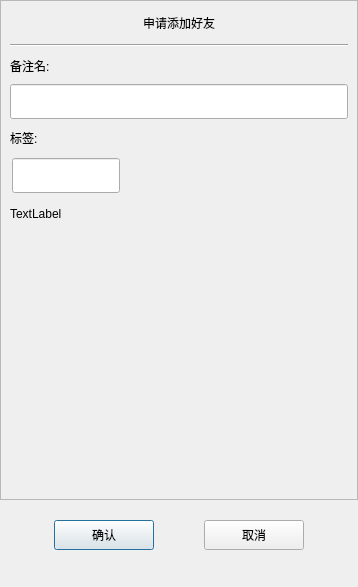
<?xml version="1.0" encoding="UTF-8"?>
<ui version="4.0">
 <class>AuthenFriend</class>
 <widget class="QDialog" name="AuthenFriend">
  <property name="geometry">
   <rect>
    <x>0</x>
    <y>0</y>
    <width>358</width>
    <height>587</height>
   </rect>
  </property>
  <property name="windowTitle">
   <string>Dialog</string>
  </property>
  <layout class="QVBoxLayout" name="verticalLayout">
   <property name="spacing">
    <number>0</number>
   </property>
   <property name="leftMargin">
    <number>0</number>
   </property>
   <property name="topMargin">
    <number>0</number>
   </property>
   <property name="rightMargin">
    <number>0</number>
   </property>
   <property name="bottomMargin">
    <number>0</number>
   </property>
   <item>
    <widget class="QScrollArea" name="scrollArea">
     <property name="minimumSize">
      <size>
       <width>0</width>
       <height>500</height>
      </size>
     </property>
     <property name="widgetResizable">
      <bool>true</bool>
     </property>
     <widget class="QWidget" name="scrollcontent">
      <property name="geometry">
       <rect>
        <x>0</x>
        <y>0</y>
        <width>356</width>
        <height>498</height>
       </rect>
      </property>
      <layout class="QVBoxLayout" name="verticalLayout_2">
       <property name="spacing">
        <number>0</number>
       </property>
       <property name="leftMargin">
        <number>0</number>
       </property>
       <property name="rightMargin">
        <number>0</number>
       </property>
       <item>
        <widget class="QLabel" name="apply_lb">
         <property name="minimumSize">
          <size>
           <width>0</width>
           <height>25</height>
          </size>
         </property>
         <property name="maximumSize">
          <size>
           <width>16777215</width>
           <height>25</height>
          </size>
         </property>
         <property name="text">
          <string>申请添加好友</string>
         </property>
         <property name="alignment">
          <set>Qt::AlignmentFlag::AlignCenter</set>
         </property>
        </widget>
       </item>
       <item>
        <widget class="QWidget" name="apply_wid" native="true">
         <layout class="QVBoxLayout" name="verticalLayout_3">
          <item>
           <widget class="Line" name="line">
            <property name="orientation">
             <enum>Qt::Orientation::Horizontal</enum>
            </property>
           </widget>
          </item>
          <item>
           <widget class="QLabel" name="label_2">
            <property name="minimumSize">
             <size>
              <width>0</width>
              <height>25</height>
             </size>
            </property>
            <property name="maximumSize">
             <size>
              <width>16777215</width>
              <height>25</height>
             </size>
            </property>
            <property name="text">
             <string>备注名:</string>
            </property>
           </widget>
          </item>
          <item>
           <widget class="CustomizeEdit" name="back_ed">
            <property name="minimumSize">
             <size>
              <width>0</width>
              <height>35</height>
             </size>
            </property>
            <property name="maximumSize">
             <size>
              <width>16777215</width>
              <height>35</height>
             </size>
            </property>
           </widget>
          </item>
          <item>
           <widget class="QLabel" name="label_3">
            <property name="minimumSize">
             <size>
              <width>0</width>
              <height>25</height>
             </size>
            </property>
            <property name="maximumSize">
             <size>
              <width>16777215</width>
              <height>25</height>
             </size>
            </property>
            <property name="text">
             <string>标签:</string>
            </property>
           </widget>
          </item>
          <item>
           <widget class="QWidget" name="lb_group_wid" native="true">
            <property name="minimumSize">
             <size>
              <width>0</width>
              <height>50</height>
             </size>
            </property>
            <layout class="QVBoxLayout" name="verticalLayout_4">
             <property name="spacing">
              <number>0</number>
             </property>
             <property name="leftMargin">
              <number>0</number>
             </property>
             <property name="topMargin">
              <number>0</number>
             </property>
             <property name="rightMargin">
              <number>0</number>
             </property>
             <property name="bottomMargin">
              <number>0</number>
             </property>
             <item>
              <widget class="QWidget" name="gridWidget" native="true">
               <property name="minimumSize">
                <size>
                 <width>0</width>
                 <height>40</height>
                </size>
               </property>
               <property name="maximumSize">
                <size>
                 <width>16777215</width>
                 <height>40</height>
                </size>
               </property>
               <widget class="CustomizeEdit" name="lb_ed">
                <property name="geometry">
                 <rect>
                  <x>2</x>
                  <y>2</y>
                  <width>108</width>
                  <height>35</height>
                 </rect>
                </property>
                <property name="sizeIncrement">
                 <size>
                  <width>0</width>
                  <height>35</height>
                 </size>
                </property>
               </widget>
              </widget>
             </item>
             <item>
              <widget class="QWidget" name="input_tip_wid" native="true">
               <property name="minimumSize">
                <size>
                 <width>0</width>
                 <height>35</height>
                </size>
               </property>
               <property name="maximumSize">
                <size>
                 <width>16777215</width>
                 <height>35</height>
                </size>
               </property>
               <layout class="QVBoxLayout" name="verticalLayout_5">
                <property name="spacing">
                 <number>0</number>
                </property>
                <property name="leftMargin">
                 <number>0</number>
                </property>
                <property name="topMargin">
                 <number>0</number>
                </property>
                <property name="rightMargin">
                 <number>0</number>
                </property>
                <property name="bottomMargin">
                 <number>0</number>
                </property>
                <item>
                 <widget class="ClickedOnceLabel" name="tip_lb">
                  <property name="text">
                   <string>TextLabel</string>
                  </property>
                 </widget>
                </item>
               </layout>
              </widget>
             </item>
            </layout>
           </widget>
          </item>
          <item>
           <widget class="QWidget" name="widget" native="true">
            <property name="minimumSize">
             <size>
              <width>0</width>
              <height>60</height>
             </size>
            </property>
            <layout class="QHBoxLayout" name="horizontalLayout_2">
             <property name="spacing">
              <number>7</number>
             </property>
             <property name="leftMargin">
              <number>0</number>
             </property>
             <property name="topMargin">
              <number>0</number>
             </property>
             <property name="rightMargin">
              <number>0</number>
             </property>
             <property name="bottomMargin">
              <number>0</number>
             </property>
             <item>
              <widget class="QWidget" name="lb_list" native="true">
               <property name="minimumSize">
                <size>
                 <width>287</width>
                 <height>50</height>
                </size>
               </property>
               <property name="maximumSize">
                <size>
                 <width>287</width>
                 <height>16777215</height>
                </size>
               </property>
              </widget>
             </item>
             <item>
              <widget class="QWidget" name="more_lb_wid" native="true">
               <layout class="QVBoxLayout" name="verticalLayout_6">
                <item>
                 <spacer name="verticalSpacer_3">
                  <property name="orientation">
                   <enum>Qt::Orientation::Vertical</enum>
                  </property>
                  <property name="sizeHint" stdset="0">
                   <size>
                    <width>20</width>
                    <height>40</height>
                   </size>
                  </property>
                 </spacer>
                </item>
                <item>
                 <widget class="ClickedOnceLabel" name="more_lb">
                  <property name="minimumSize">
                   <size>
                    <width>25</width>
                    <height>25</height>
                   </size>
                  </property>
                  <property name="maximumSize">
                   <size>
                    <width>25</width>
                    <height>25</height>
                   </size>
                  </property>
                  <property name="text">
                   <string/>
                  </property>
                 </widget>
                </item>
                <item>
                 <spacer name="verticalSpacer_4">
                  <property name="orientation">
                   <enum>Qt::Orientation::Vertical</enum>
                  </property>
                  <property name="sizeHint" stdset="0">
                   <size>
                    <width>20</width>
                    <height>40</height>
                   </size>
                  </property>
                 </spacer>
                </item>
               </layout>
              </widget>
             </item>
            </layout>
           </widget>
          </item>
         </layout>
        </widget>
       </item>
      </layout>
     </widget>
    </widget>
   </item>
   <item>
    <spacer name="verticalSpacer">
     <property name="orientation">
      <enum>Qt::Orientation::Vertical</enum>
     </property>
     <property name="sizeType">
      <enum>QSizePolicy::Policy::Fixed</enum>
     </property>
     <property name="sizeHint" stdset="0">
      <size>
       <width>20</width>
       <height>10</height>
      </size>
     </property>
    </spacer>
   </item>
   <item>
    <widget class="QWidget" name="apply_sure_wid" native="true">
     <property name="minimumSize">
      <size>
       <width>0</width>
       <height>50</height>
      </size>
     </property>
     <layout class="QHBoxLayout" name="horizontalLayout">
      <item>
       <spacer name="horizontalSpacer">
        <property name="orientation">
         <enum>Qt::Orientation::Horizontal</enum>
        </property>
        <property name="sizeHint" stdset="0">
         <size>
          <width>41</width>
          <height>20</height>
         </size>
        </property>
       </spacer>
      </item>
      <item>
       <widget class="ClickedBtn" name="sure_btn">
        <property name="minimumSize">
         <size>
          <width>100</width>
          <height>30</height>
         </size>
        </property>
        <property name="maximumSize">
         <size>
          <width>100</width>
          <height>30</height>
         </size>
        </property>
        <property name="text">
         <string>确认</string>
        </property>
       </widget>
      </item>
      <item>
       <spacer name="horizontalSpacer_2">
        <property name="orientation">
         <enum>Qt::Orientation::Horizontal</enum>
        </property>
        <property name="sizeHint" stdset="0">
         <size>
          <width>42</width>
          <height>20</height>
         </size>
        </property>
       </spacer>
      </item>
      <item>
       <widget class="ClickedBtn" name="cancel_btn">
        <property name="minimumSize">
         <size>
          <width>100</width>
          <height>30</height>
         </size>
        </property>
        <property name="maximumSize">
         <size>
          <width>100</width>
          <height>30</height>
         </size>
        </property>
        <property name="text">
         <string>取消</string>
        </property>
       </widget>
      </item>
      <item>
       <spacer name="horizontalSpacer_3">
        <property name="orientation">
         <enum>Qt::Orientation::Horizontal</enum>
        </property>
        <property name="sizeHint" stdset="0">
         <size>
          <width>41</width>
          <height>20</height>
         </size>
        </property>
       </spacer>
      </item>
     </layout>
    </widget>
   </item>
   <item>
    <spacer name="verticalSpacer_2">
     <property name="orientation">
      <enum>Qt::Orientation::Vertical</enum>
     </property>
     <property name="sizeHint" stdset="0">
      <size>
       <width>20</width>
       <height>21</height>
      </size>
     </property>
    </spacer>
   </item>
  </layout>
 </widget>
 <customwidgets>
  <customwidget>
   <class>ClickedBtn</class>
   <extends>QPushButton</extends>
   <header location="global">clickedbtn.h</header>
  </customwidget>
  <customwidget>
   <class>CustomizeEdit</class>
   <extends>QLineEdit</extends>
   <header location="global">customizeedit.h</header>
  </customwidget>
  <customwidget>
   <class>ClickedOnceLabel</class>
   <extends>QLabel</extends>
   <header location="global">clickedoncelabel.h</header>
  </customwidget>
 </customwidgets>
 <resources/>
 <connections/>
</ui>
